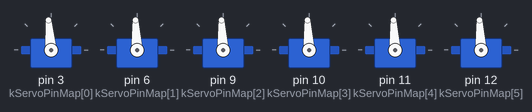
A sketch run on a simulated Arduino Uno, built with avr-gcc and run on an emulated ATmega328P. Parts: 6 × servo.

Above: at 0.05 s.
At 0.7 s:
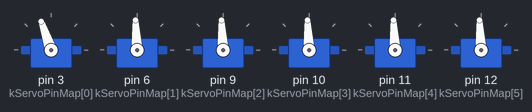
At 1.8 s:
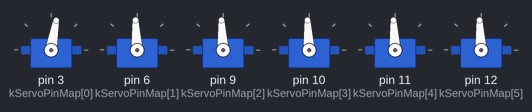
Timing chart, 0 to 4.6 s (numbered marks = the images above):
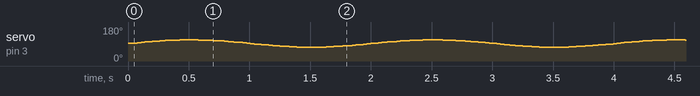

The sketch:

servo.ino
```cpp
/**
 * Output servo signals.
 *
 * Sets up the 6 servo output pins to output PWM signal.
 * Swings the servo connected to #0.
 */

#include <Servo.h>
#include <math.h>

// The board has 6 servo ports connected to the 6 digital output pins.
const int kNumServos = 6;
const int kServoPinMap[kNumServos] = {3, 6, 9, 10, 11, 12};

// The center position for servo commands.
const int kCenter = 1500;

// This example specifies angles by microseconds because it doesn't care
// physical angles. If you want to specify the position in degrees or radians,
// you'd need to do conversion by yourself after measuring the micros-to-angle
// response.
const float kAmplitudeMicros = 200;
const float kFrequency = 0.5;

Servo* myservos_;

void setup() {
  Serial.begin(9600);
  myservos_ = new Servo[kNumServos];
  for (int i = 0; i < kNumServos; i++) {
    myservos_[i].attach(kServoPinMap[i]);
  }
  for (int i = 0; i < kNumServos; i++) {
    myservos_[i].writeMicroseconds(kCenter);
  }
}

void loop() {
  float t = millis() / 1000.0;
  myservos_[0].writeMicroseconds(kCenter + kAmplitudeMicros *
                                               sin(2 * M_PI * t * kFrequency));
  // Avoid updating pulse width too frequently.
  // It may not necessarily have bad effects, but will not take effect
  // as the PWM signal is only produced at 15~20ms interval.
  delay(15);
}
```
